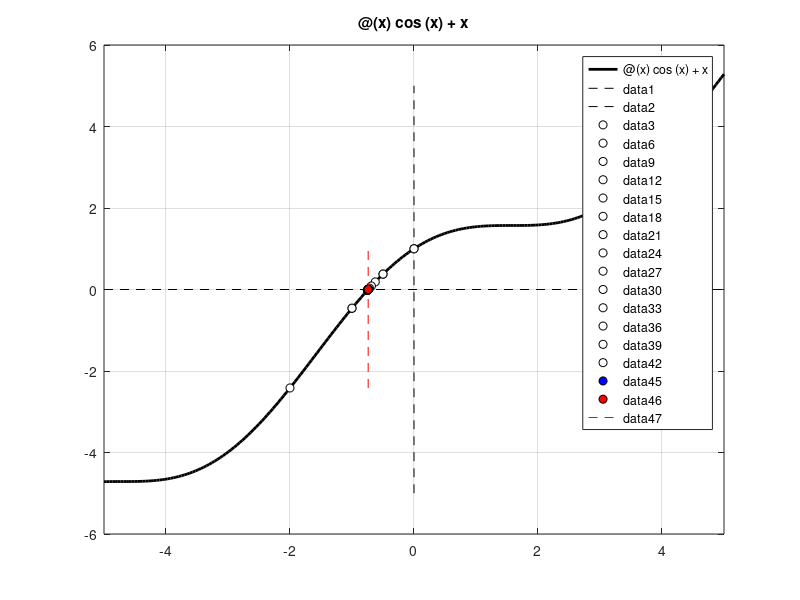

The MATLAB script that drew this image:
    %Autor: Rolando Valdez Guzmán
%Alias: Tutoingeniero
%Canal de Youtube: https://www.youtube.com/channel/UCU1pdvVscOdtLpRQBp-TbWg
%Versión: 1.0
%Actualizado: 17/jun/2020

%% ~~~~~~~~~~~~~~~~~~~~~~~~~~~~~~~Setup~~~~~~~~~~~~~~~~~~~~~~~~~~~~~~~~~~~%

%Método de la bisección (versión interactiva) ESPAÑOL
%Ingresa los datos de entrada para encontrar la raíz de una función en un
%intervalo dado y presiona Enter repetidas veces para ver el proceso paso
%por paso.

clc; clear all;

f=@(x) cos(x)+x; %Función dependiente de x.
fplot(f,'k-','LineWidth',2); %Grafica la función de color negro y grosor 2
title(func2str(f)); hold on; grid on; %Título de la función.
line([-5 5],[0 0],'Color','k','LineStyle','--'); %Marca el eje X.
line([0 0],[-5 5],'Color','k','LineStyle','--') %Marca el eje Y.

xl=-2; %Límite inferior.
xu=0; %Límite superior.
fxl=f(xl); %Punto en Y para el límite inferior.
fxu=f(xu); %Punto en Y para el límite superior.
Niter=100; %Número de iteraciones. Recomiendo usar 100.
Tol=0.01; %Tolerancia para el criterio de convergencia a superar o igualar (%)

%% ~~~~~~~~~~~~~~~~~~~~~~~~~~~~Algoritmo~~~~~~~~~~~~~~~~~~~~~~~~~~~~~~~~~~%

x = linspace(xl,xu,100);
ylim = [min(f(x)),max(f(x))];
if fxl*fxu > 0 %Esta propiedad es la que hace que éste sea un método cerrado.
    error('No hay una raíz en ese intervalo!'); 
end

obj=plot([xl,xu],[fxl,fxu],'ko','markerfacecolor','b'); %Grafica los límites como puntos
fprintf('Presiona una tecla para continuar\n'); pause;

for i = 1:Niter
    % Biseccionar
    xr(i)=(xl(i)+xu(i))/2; %Calcula el punto medio actual.
    fxr(i)=f(xr(i)); %Evalua la función en el punto medio actual.
    
    if f(xr(i))*f(xl(i)) > 0 %Si esta condición se cumple, la raíz NO está entre xl y xr
        xl(i+1) = xr(i); %El punto medio es el nuevo límite inferior.
        xu(i+1) = xu(i); %El límite superior se mantiene igual.
        fxl(i+1)=f(xl(i+1));
        fxu(i+1)=f(xu(i+1));
    elseif f(xr(i))*f(xu(i)) > 0 %Si esta condición se cumple, la raíz NO está entre xu y xr
        xu(i+1) = xr(i); %El punto medio es el nuevo límite superior.
        xl(i+1) = xl(i); %El límite inferior se mantiene igual.
        fxl(i+1)=f(xl(i+1));
        fxu(i+1)=f(xu(i+1));
    end
    
    xr(i+1)=(xu(i+1)+xl(i+1))/2; %Actulizamos el punto medio y su punto en Y
    fxr(i+1)=f(xr(i+1));
    Error(i+1)=abs((xr(i+1)-xr(i))/xr(i+1))*100; %Calcula el error relativo actual
    
    %Grafica nuevos puntos
    obj1 = plot(xr(i),fxr(i),'ko','markerfacecolor','r'); %Grafica el punto medio actual.
    obj2 = plot([xr(i),xr(i)],ylim,'r--'); %Grafica una línea vertical que pasa por el punto medio actual
    fprintf('Presiona una tecla para continuar\n'); pause;
    
    % Grafica el nuevo intervalo
    delete(obj1); delete(obj2); %Borra el punto medio actual y su línea de apoyo
    set(obj,'markerfacecolor','w'); %Vuelve blanco el punto que ya no nos sirve
    obj=plot([xl(i+1),xu(i+1)],[fxl(i+1),fxu(i+1)],'ko','markerfacecolor','b'); %Actualiza los límites
    fprintf('Presiona una tecla para continuar\n'); pause;
    
    if Error(i+1) < Tol %Si el error relativo es menor a la tolerancia exigida, se acaba el ciclo.
        fprintf('Convergencia!\n'); 
        obj1 = plot(xr(i),fxr(i),'ko','markerfacecolor','r');
        obj2 = plot([xr(i),xr(i)],ylim,'r--');
        break;
    end
end

%% ~~~~~~~~~~~~~~~~~~~~~~~~~~~~~Resultados~~~~~~~~~~~~~~~~~~~~~~~~~~~~~~~~%

Raiz=xr(end)
Error_relativo=Error(end)
Numero_iter=i+1

